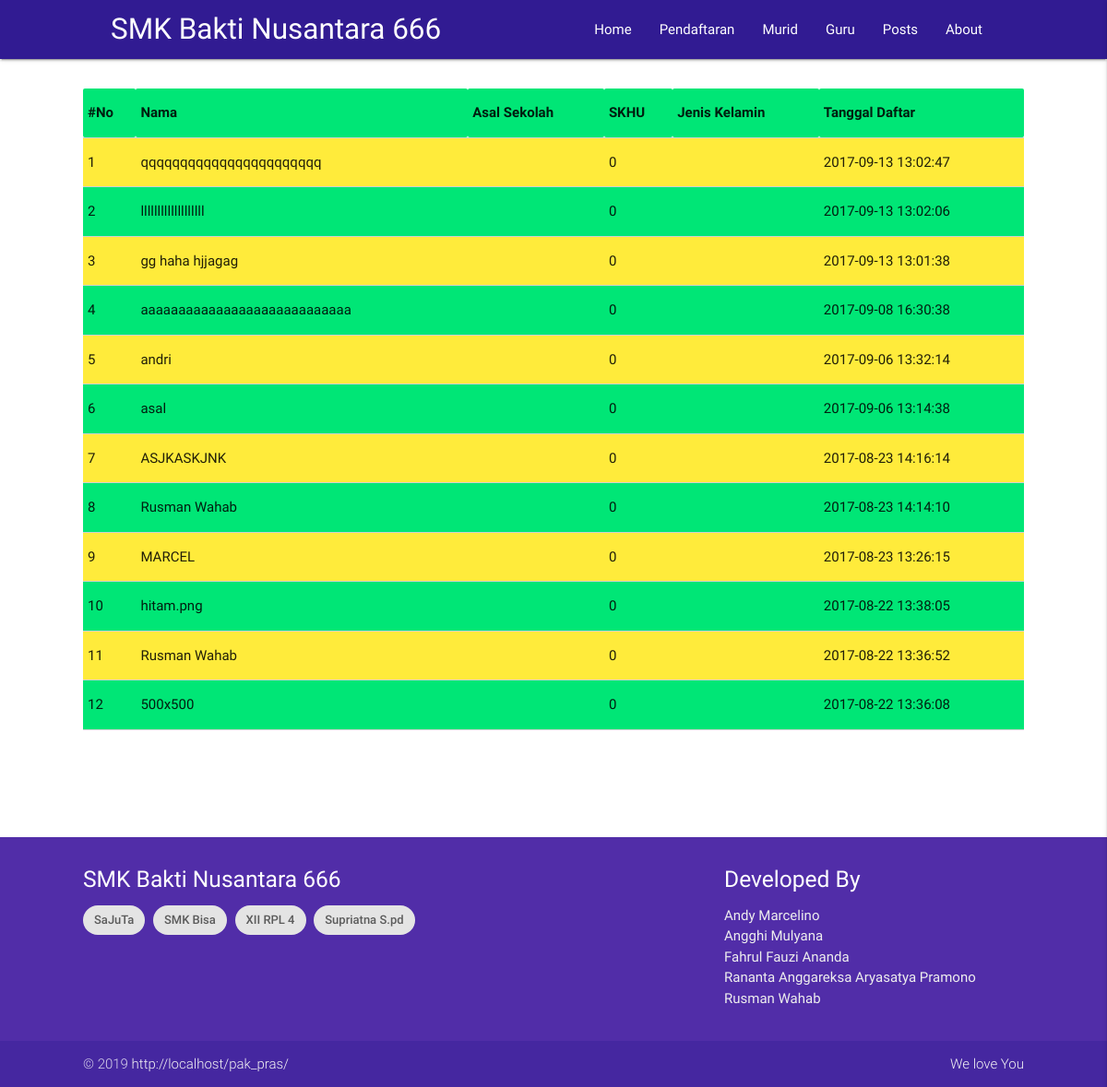
The page /daftar/calon_murid on the database its author committed.
### tables this page shows
CREATE TABLE `f1` (
  `id` int(11) NOT NULL,
  `nama` varchar(100) NOT NULL,
  `foto` varchar(64) NOT NULL,
  `tempat_l` varchar(50) NOT NULL,
  `tanggal_l` date NOT NULL,
  `nik` int(11) NOT NULL,
  `asal` varchar(50) NOT NULL,
  `ijazah` varchar(20) NOT NULL,
  `nisn` varchar(20) NOT NULL,
  `alamat` varchar(256) NOT NULL,
  `skhu` int(11) NOT NULL,
  `lulus` date NOT NULL,
  `agama` varchar(15) NOT NULL,
  `goldar` varchar(2) NOT NULL,
  `jk` varchar(9) NOT NULL,
  `status` varchar(1) DEFAULT '0' COMMENT '0 = CALON; 1 = RESMI',
  `created_at` datetime DEFAULT CURRENT_TIMESTAMP,
  `updated_at` datetime DEFAULT NULL ON UPDATE CURRENT_TIMESTAMP
);

### application/controllers/Daftar.php (called while the page is built, shortened)
<?php defined('BASEPATH') OR exit('No direct script access allowed');
class Daftar extends CI_Controller {
	function __construct(){
		$this->load->model('M_Guru');
	}
	function calon_murid($id=''){
		$this->load->view('_atas');
		$data = [
			'display' => 'list',
			'murid' => $this->db->select('id,nama,asal,skhu,jk,created_at')->order_by('id','DESC')->get('f1')->result_array()
		];
		$this->load->view('table/murid/index', ['data'=>$data]);
		$this->load->view('_nav');
		$this->load->view('_footer');
	}
}

### index.php (called while the page is built, shortened)
<?php
require_once BASEPATH.'core/CodeIgniter.php';

### application/views/table/murid/index.php (the view, shortened to what this page needs)
		<?php
	if ($data['display'] === 'list') {
?>
	<table class="bordered striped highlight responsive-table container" style="margin: 32px auto">
		<tr>
			<th>#No</th>
			<th>Nama</th>
			<th>Asal Sekolah</th>
			<th>SKHU</th>
			<th>Jenis Kelamin</th>
			<th>Tanggal Daftar</th>
		</tr>
		<?php $i=1; foreach ($data['murid'] as $murid) { ?>
			<tr>
				<td><?=$i?></td>
				<td><?=$murid['nama']?></td>
				<td><?=$murid['asal']?></td>
				<td><?=$murid['skhu']?></td>
				<td></td>
				<td><?=$murid['created_at']?></td>
			</tr>
		<?php $i++;} ?>
	</table>
<?php }

### application/views/_atas.php (style rules this page uses)
body { display: flex; min-height: 100vh; flex-direction: column; padding-top: 64px; }

### rows shown on the page
f1: nama "qqqqqqqqqqqqqqqqqqqqqqq", skhu "0", created_at "2017-09-13 13:02:47"
f1: nama "lllllllllllllllllll", skhu "0", created_at "2017-09-13 13:02:06"
f1: nama "gg haha hjjagag", skhu "0", created_at "2017-09-13 13:01:38"
f1: nama "aaaaaaaaaaaaaaaaaaaaaaaaaaaa", skhu "0", created_at "2017-09-08 16:30:38"
f1: nama "andri", skhu "0", created_at "2017-09-06 13:32:14"
f1: nama "asal", skhu "0", created_at "2017-09-06 13:14:38"
f1: nama "ASJKASKJNK", skhu "0", created_at "2017-08-23 14:16:14"
f1: nama "Rusman Wahab", skhu "0", created_at "2017-08-23 14:14:10"
f1: nama "MARCEL", skhu "0", created_at "2017-08-23 13:26:15"
f1: nama "hitam.png", skhu "0", created_at "2017-08-22 13:38:05"
f1: nama "Rusman Wahab", skhu "0", created_at "2017-08-22 13:36:52"
f1: nama "500x500", skhu "0", created_at "2017-08-22 13:36:08"

### other values the page prints
base_url() "http://localhost/pak_pras/"
